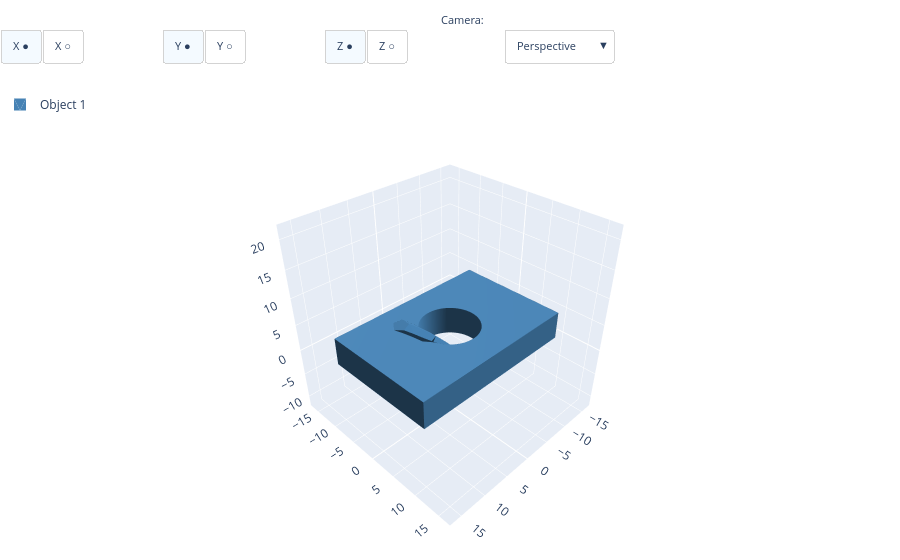

The code cell stored with this chart in its notebook:
### Markdown cell above
## 4. Combinação – Extrusão de polígono com furo e sweep com perfil poligonal

Exemplo mais avançado: criamos uma base extrusada com um furo e depois fazemos um sweep com um perfil poligonal (pentágono) ao longo de um arco.

### Code cell
# Base: um retângulo extrudado com furo circular
base = cq.Workplane("XY").rect(30, 20).extrude(5)
base = base.faces(">Z").workplane().circle(5).cutThruAll()

# Caminho para sweep: arco de 90 graus no plano XZ
path_arc = cq.Workplane("XZ",origin=(0,5,0)).radiusArc( (10, 10), 90)

# Perfil: pentágono regular
poly_profile = cq.Workplane("XY").polygon(5, 2.5)

# Sweep do pentágono ao longo do arco
swept_poly = poly_profile.sweep(path_arc, isFrenet=True)

# Combinar a base com o sweep (unir os sólidos)
result = base.union(swept_poly)

# Exibir o resultado final
show(result)

### Figure 1 — Plotly figure (JSON) as saved in the notebook; plotly's stock layout.template omitted (floating-point values rounded to 4 significant figures; data arrays with more than 128 entries replaced by an {"elided": "..."} marker saying what was removed)
{"data": [{"color": "steelblue", "flatshading": true, "i": {"elided": "638 int values"}, "j": {"elided": "638 int values"}, "k": {"elided": "638 int values"}, "lighting": {"ambient": 0.4, "diffuse": 0.8, "specular": 0.2}, "name": "Object 1", "opacity": 1, "showlegend": true, "type": "mesh3d", "x": {"elided": "645 float values"}, "y": {"elided": "645 float values"}, "z": {"elided": "645 float values"}}], "layout": {"annotations": [{"font": {"size": 11}, "showarrow": false, "text": "Axes:", "x": -0.01, "xanchor": "right", "xref": "paper", "y": 1.17, "yref": "paper"}, {"font": {"size": 11}, "showarrow": false, "text": "Camera:", "x": 0.54, "xanchor": "right", "xref": "paper", "y": 1.17, "yref": "paper"}], "legend": {"x": 0, "y": 1}, "margin": {"b": 0, "l": 0, "r": 0, "t": 90}, "scene": {"aspectmode": "manual", "aspectratio": {"x": 1, "y": 1, "z": 1}, "camera": {"eye": {"x": 1.5, "y": 1.5, "z": 1.5}, "projection": {"type": "perspective"}, "up": {"x": 0, "y": 0, "z": 1}}, "xaxis": {"backgroundcolor": "rgb(230, 236, 245)", "gridcolor": "white", "gridwidth": 1, "range": [-17.25, 17.25], "showbackground": true, "showgrid": true, "showline": false, "showspikes": true, "showticklabels": true, "title": {"text": ""}, "zeroline": true, "zerolinecolor": "white", "zerolinewidth": 2}, "yaxis": {"backgroundcolor": "rgb(230, 236, 245)", "gridcolor": "white", "gridwidth": 1, "range": [-17.25, 17.25], "showbackground": true, "showgrid": true, "showline": false, "showspikes": true, "showticklabels": true, "title": {"text": ""}, "zeroline": true, "zerolinecolor": "white", "zerolinewidth": 2}, "zaxis": {"backgroundcolor": "rgb(230, 236, 245)", "gridcolor": "white", "gridwidth": 1, "range": [-12.17, 22.33], "showbackground": true, "showgrid": true, "showline": false, "showspikes": true, "showticklabels": true, "title": {"text": ""}, "zeroline": true, "zerolinecolor": "white", "zerolinewidth": 2}}, "updatemenus": [{"active": 0, "bgcolor": "white", "bordercolor": "lightgray", "buttons": [{"args": [{"scene.xaxis": {"backgroundcolor": "rgb(230, 236, 245)", "gridcolor": "white", "gridwidth": 1, "range": [-17.25, 17.25], "showbackground": true, "showgrid": true, "showline": false, "showspikes": true, "showticklabels": true, "title": {"text": ""}, "zeroline": true, "zerolinecolor": "white", "zerolinewidth": 2}}], "label": "X ●", "method": "relayout"}, {"args": [{"scene.xaxis": {"range": [-17.25, 17.25], "showbackground": false, "showgrid": false, "showline": false, "showspikes": false, "showticklabels": false, "title": {"text": ""}, "zeroline": false}}], "label": "X ○", "method": "relayout"}], "direction": "right", "font": {"size": 11}, "showactive": true, "type": "buttons", "x": 0, "xanchor": "left", "y": 1.13, "yanchor": "top"}, {"active": 0, "bgcolor": "white", "bordercolor": "lightgray", "buttons": [{"args": [{"scene.yaxis": {"backgroundcolor": "rgb(230, 236, 245)", "gridcolor": "white", "gridwidth": 1, "range": [-17.25, 17.25], "showbackground": true, "showgrid": true, "showline": false, "showspikes": true, "showticklabels": true, "title": {"text": ""}, "zeroline": true, "zerolinecolor": "white", "zerolinewidth": 2}}], "label": "Y ●", "method": "relayout"}, {"args": [{"scene.yaxis": {"range": [-17.25, 17.25], "showbackground": false, "showgrid": false, "showline": false, "showspikes": false, "showticklabels": false, "title": {"text": ""}, "zeroline": false}}], "label": "Y ○", "method": "relayout"}], "direction": "right", "font": {"size": 11}, "showactive": true, "type": "buttons", "x": 0.18, "xanchor": "left", "y": 1.13, "yanchor": "top"}, {"active": 0, "bgcolor": "white", "bordercolor": "lightgray", "buttons": [{"args": [{"scene.zaxis": {"backgroundcolor": "rgb(230, 236, 245)", "gridcolor": "white", "gridwidth": 1, "range": [-12.17, 22.33], "showbackground": true, "showgrid": true, "showline": false, "showspikes": true, "showticklabels": true, "title": {"text": ""}, "zeroline": true, "zerolinecolor": "white", "zerolinewidth": 2}}], "label": "Z ●", "method": "relayout"}, {"args": [{"scene.zaxis": {"range": [-12.17, 22.33], "showbackground": false, "showgrid": false, "showline": false, "showspikes": false, "showticklabels": false, "title": {"text": ""}, "zeroline": false}}], "label": "Z ○", "method": "relayout"}], "direction": "right", "font": {"size": 11}, "showactive": true, "type": "buttons", "x": 0.36, "xanchor": "left", "y": 1.13, "yanchor": "top"}, {"active": 0, "bgcolor": "white", "bordercolor": "lightgray", "buttons": [{"args": [{"scene.aspectmode": "manual", "scene.aspectratio": {"x": 1, "y": 1, "z": 1}, "scene.camera": {"eye": {"x": 1.5, "y": 1.5, "z": 1.5}, "projection": {"type": "perspective"}, "up": {"x": 0, "y": 0, "z": 1}}}], "label": "Perspective", "method": "relayout"}, {"args": [{"scene.aspectmode": "manual", "scene.aspectratio": {"x": 1, "y": 1, "z": 1}, "scene.camera": {"eye": {"x": 2.5, "y": 2.5, "z": 2.5}, "projection": {"type": "orthographic"}, "up": {"x": 0, "y": 0, "z": 1}}}], "label": "Orthographic", "method": "relayout"}], "direction": "down", "font": {"size": 11}, "showactive": true, "type": "dropdown", "x": 0.56, "xanchor": "left", "y": 1.13, "yanchor": "top"}]}}
